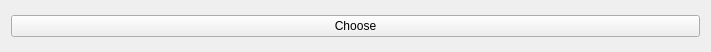
<?xml version="1.0" encoding="UTF-8"?>
<ui version="4.0">
 <class>Widget</class>
 <widget class="QWidget" name="Widget">
  <property name="geometry">
   <rect>
    <x>0</x>
    <y>0</y>
    <width>711</width>
    <height>52</height>
   </rect>
  </property>
  <property name="windowTitle">
   <string>Widget</string>
  </property>
  <layout class="QVBoxLayout" name="verticalLayout">
   <item>
    <widget class="QPushButton" name="pushButton">
     <property name="text">
      <string>Choose</string>
     </property>
    </widget>
   </item>
  </layout>
 </widget>
 <resources/>
 <connections/>
</ui>
